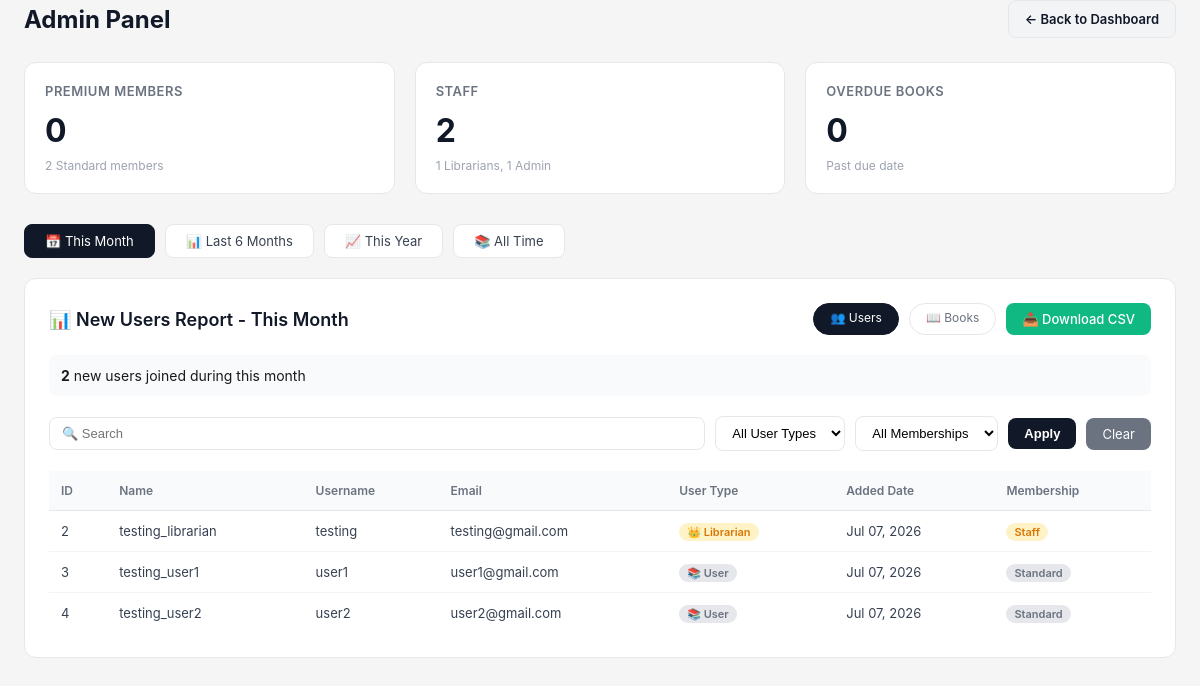
/admin_panel.php (signed in), run on the app's committed database.
### tables this page shows
CREATE TABLE IF NOT EXISTS users (
  id                      INT AUTO_INCREMENT PRIMARY KEY,
  name                    VARCHAR(100)  NOT NULL,
  username                VARCHAR(50)   NOT NULL UNIQUE,
  email                   VARCHAR(100)  NOT NULL UNIQUE,
  password                CHAR(40)      NOT NULL,            
  user_type_id            INT           NOT NULL DEFAULT 2,
  member_since            DATE          DEFAULT NULL,
  membership_type_id      INT           NOT NULL DEFAULT 1,
  membership_start_date   DATETIME      DEFAULT NULL,
  membership_end_date     DATE          DEFAULT NULL,
  email_notif             TINYINT(1)    NOT NULL DEFAULT 1,
  last_login              TIMESTAMP     NULL DEFAULT NULL,
  created_at              TIMESTAMP     DEFAULT CURRENT_TIMESTAMP,
  created_by              INT           DEFAULT NULL,
  updated_at              TIMESTAMP     DEFAULT CURRENT_TIMESTAMP ON UPDATE CURRENT_TIMESTAMP,
  updated_by              INT           DEFAULT NULL,
  FOREIGN KEY (user_type_id) REFERENCES user_type(id) ON DELETE RESTRICT,
  FOREIGN KEY (membership_type_id) REFERENCES membership_type(id) ON DELETE RESTRICT,
  FOREIGN KEY (created_by) REFERENCES users(id) ON DELETE SET NULL,
  FOREIGN KEY (updated_by) REFERENCES users(id) ON DELETE SET NULL
);

### admin_panel.php (the view, shortened to what this page needs)
<?php
require_once __DIR__ . '/db.php';
$period = isset($_GET['period']) ? $_GET['period'] : 'month';
$report_type = isset($_GET['report_type']) ? $_GET['report_type'] : 'users';
$search = isset($_GET['search']) ? $_GET['search'] : '';
$membership_filter = isset($_GET['membership_filter']) ? $_GET['membership_filter'] : '';
$user_type_filter = isset($_GET['user_type_filter']) ? $_GET['user_type_filter'] : '';
$author_filter = isset($_GET['author_filter']) ? $_GET['author_filter'] : '';
$category_filter = isset($_GET['category_filter']) ? $_GET['category_filter'] : '';
$date_ranges = [
    'month' => ['label' => 'This Month', 'sql' => "DATE(created_at) >= DATE_SUB(CURDATE(), INTERVAL 30 DAY)"],
    '6months' => ['label' => 'Last 6 Months', 'sql' => "DATE(created_at) >= DATE_SUB(CURDATE(), INTERVAL 6 MONTH)"],
    'year' => ['label' => 'This Year', 'sql' => "YEAR(created_at) = YEAR(CURDATE())"],
    'all' => ['label' => 'All Time', 'sql' => "1=1"]
];
$current_range = $date_ranges[$period];
$stmt = $pdo->prepare("SELECT COUNT(*) FROM users WHERE user_type_id = 3 AND {$current_range['sql']}");
$stmt->execute();
$new_users = $stmt->fetchColumn();
$stmt = $pdo->prepare("SELECT COUNT(*) FROM books WHERE {$current_range['sql']}");
$stmt->execute();
$new_books = $stmt->fetchColumn();
$stmt = $pdo->query("SELECT COUNT(*) FROM users WHERE user_type_id = 2");
$total_librarians = $stmt->fetchColumn();
$stmt = $pdo->query("SELECT COUNT(*) FROM users WHERE user_type_id = 1");
$total_admins = $stmt->fetchColumn();
$stmt = $pdo->query("SELECT COUNT(*) FROM users WHERE membership_type_id = 2 AND user_type_id = 3");
$premium_users = $stmt->fetchColumn();
$stmt = $pdo->query("SELECT COUNT(*) FROM users WHERE membership_type_id = 1 AND user_type_id = 3");
$standard_users = $stmt->fetchColumn();
$stmt = $pdo->query("SELECT COUNT(*) FROM borrow_requests WHERE book_status_id = 2 AND due_date < CURDATE()");
$overdue_books = $stmt->fetchColumn();
$user_where = "user_type_id IN (2, 3) AND {$current_range['sql']}";
$stmt = $pdo->prepare("
    SELECT id, name, username, email, created_at,
           CASE
               WHEN membership_type_id = 1 THEN 'Standard'
               WHEN membership_type_id = 2 THEN 'Premium'
               WHEN membership_type_id = 3 THEN 'Staff'
               ELSE 'Standard'
           END as membership_type,
           membership_type_id,
           user_type_id
    FROM users
    WHERE $user_where
    ORDER BY id ASC
");
$stmt->execute();
$new_users_list = $stmt->fetchAll(PDO::FETCH_ASSOC);
?>
<!DOCTYPE html>
<html lang="en">
<head>
    <link rel="stylesheet" href="style.css">
</head>
<body>
    <div class="main-content">
        <div style="display: flex; justify-content: space-between; align-items: center; margin-bottom: 24px;">
            <h2 style="font-size: 24px; font-weight: 700; color: #111827;">Admin Panel</h2>
            <a href="librarians_main.php" class="btn btn-secondary" style="width: auto;">← Back to Dashboard</a>
        </div>
        <div class="admin-stats-grid">
            <div class="stat-card-large">
                <div class="stat-title">Premium Members</div>
                <div class="stat-number"><?php echo number_format($premium_users); ?></div>
                <div class="stat-subtitle"><?php echo number_format($standard_users); ?> Standard members</div>
            </div>
            <div class="stat-card-large">
                <div class="stat-title">Staff</div>
                <div class="stat-number"><?php echo number_format($total_librarians + $total_admins); ?></div>
                <div class="stat-subtitle"><?php echo $total_librarians; ?> Librarians, <?php echo $total_admins; ?> Admin</div>
            </div>
            <div class="stat-card-large">
                <div class="stat-title">Overdue Books</div>
                <div class="stat-number"><?php echo number_format($overdue_books); ?></div>
                <div class="stat-subtitle">Past due date</div>
            </div>
        </div>
        <div class="period-buttons">
            <a href="?period=month&report_type=<?php echo $report_type; ?>&search=<?php echo urlencode($search); ?>&membership_filter=<?php echo $membership_filter; ?>&user_type_filter=<?php echo $user_type_filter; ?>&author_filter=<?php echo $author_filter; ?>&category_filter=<?php echo $category_filter; ?>" class="period-btn <?php echo $period == 'month' ? 'active' : ''; ?>">📅 This Month</a>
            <a href="?period=6months&report_type=<?php echo $report_type; ?>&search=<?php echo urlencode($search); ?>&membership_filter=<?php echo $membership_filter; ?>&user_type_filter=<?php echo $user_type_filter; ?>&author_filter=<?php echo $author_filter; ?>&category_filter=<?php echo $category_filter; ?>" class="period-btn <?php echo $period == '6months' ? 'active' : ''; ?>">📊 Last 6 Months</a>
            <a href="?period=year&report_type=<?php echo $report_type; ?>&search=<?php echo urlencode($search); ?>&membership_filter=<?php echo $membership_filter; ?>&user_type_filter=<?php echo $user_type_filter; ?>&author_filter=<?php echo $author_filter; ?>&category_filter=<?php echo $category_filter; ?>" class="period-btn <?php echo $period == 'year' ? 'active' : ''; ?>">📈 This Year</a>
            <a href="?period=all&report_type=<?php echo $report_type; ?>&search=<?php echo urlencode($search); ?>&membership_filter=<?php echo $membership_filter; ?>&user_type_filter=<?php echo $user_type_filter; ?>&author_filter=<?php echo $author_filter; ?>&category_filter=<?php echo $category_filter; ?>" class="period-btn <?php echo $period == 'all' ? 'active' : ''; ?>">📚 All Time</a>
        </div>
        <div class="section-card">
            <div class="section-header">
                <h3>📊 New <?php echo ucfirst($report_type); ?> Report - <?php echo $current_range['label']; ?></h3>
                <div style="display: flex; gap: 10px;">
                    <div class="type-buttons">
                        <a href="?period=<?php echo $period; ?>&report_type=users&search=<?php echo urlencode($search); ?>&membership_filter=<?php echo $membership_filter; ?>&user_type_filter=<?php echo $user_type_filter; ?>" class="type-btn <?php echo $report_type == 'users' ? 'active' : ''; ?>">👥 Users</a>
                        <a href="?period=<?php echo $period; ?>&report_type=books&search=<?php echo urlencode($search); ?>&author_filter=<?php echo $author_filter; ?>&category_filter=<?php echo $category_filter; ?>" class="type-btn <?php echo $report_type == 'books' ? 'active' : ''; ?>">📖 Books</a>
                    </div>
                    <a href="?download=csv&download_period=<?php echo $period; ?>&download_type=<?php echo $report_type; ?>" class="download-btn">
                        📥 Download CSV
                    </a>
                </div>
            </div>
            <div class="stats-summary" style="margin-bottom: 20px; padding: 12px; background: #f9fafb; border-radius: 8px;">
                <?php if ($report_type == 'users'): ?>
                    <strong><?php echo number_format($new_users); ?></strong> new users joined during <?php echo strtolower($current_range['label']); ?>
                <?php else: ?>
                    <strong><?php echo number_format($new_books); ?></strong> new books added during <?php echo strtolower($current_range['label']); ?>
                <?php endif; ?>
            </div>
            <form method="get" class="search-bar">
                <input type="text" name="search" class="search-input" placeholder="🔍 Search" value="<?php echo htmlspecialchars($search); ?>">
                <?php if ($report_type == 'users'): ?>
                    <div class="filter-group">
                        <select name="user_type_filter" class="filter-select">
                            <option value="">All User Types</option>
                        </select>
                        <select name="membership_filter" class="filter-select">
                            <option value="">All Memberships</option>
                        </select>
                    </div>
                <?php endif; ?>
                <button type="submit" class="btn btn-primary" style="width: auto; padding: 8px 16px;">Apply</button>
                <a href="?period=<?php echo $period; ?>&report_type=<?php echo $report_type; ?>" class="clear-btn">Clear</a>
            </form>
            <?php if ($report_type == 'users'): ?>
                <?php if (!empty($new_users_list)): ?>
                    <table class="report-table" id="userTable">
                        <thead>
                            <tr>
                                <th data-type="number">ID</th>
                                <th data-type="string">Name</th>
                                <th data-type="string">Username</th>
                                <th data-type="string">Email</th>
                                <th data-type="string">User Type</th>
                                <th data-type="date">Added Date</th>
                                <th data-type="string">Membership</th>
                            </tr>
                        </thead>
                        <tbody>
                            <?php foreach ($new_users_list as $user): ?>
                                <tr>
                                    <td><?php echo $user['id']; ?></td>
                                    <td><?php echo htmlspecialchars($user['name']); ?></td>
                                    <td><?php echo htmlspecialchars($user['username']); ?></td>
                                    <td><?php echo htmlspecialchars($user['email']); ?></td>
                                    <td>
                                        <?php if ($user['user_type_id'] == 2): ?>
                                            <span class="badge-premium">👑 Librarian</span>
                                        <?php else: ?>
                                            <span class="badge-standard">📚 User</span>
                                        <?php endif; ?>
                                    </td>
                                    <td><?php echo date('M d, Y', strtotime($user['created_at'])); ?></td>
                                    <td>
                                        <?php
                                        $membership_class = 'badge-standard';
                                        $membership_label = $user['membership_type'];
                                        if (isset($user['user_type_id']) && $user['user_type_id'] == 2) {
                                            $membership_class = 'badge-premium';
                                            $membership_label = 'Staff';
                                        } elseif ($user['membership_type'] == 'Premium') {
                                            $membership_class = 'badge-premium';
                                            $membership_label = 'Premium';
                                        } else {
                                            $membership_label = 'Standard';
                                        }
                                        ?>
                                        <span class="<?php echo $membership_class; ?>">
                                            <?php echo $membership_label; ?>
                                        </span>
                                    </td>
                                </tr>
                            <?php endforeach; ?>
                        </tbody>
                    </table>
                <?php else: ?>
                    <div class="empty-state">
                        No new users found during <?php echo strtolower($current_range['label']); ?>.
                    </div>
                <?php endif; ?>
            <?php endif; ?>
        </div>
    </div>
</body>
</html>

### style.css (style rules this page uses)
* { margin: 0; padding: 0; box-sizing: border-box; }
body { font-family: -apple-system, BlinkMacSystemFont, 'Segoe UI', Roboto, sans-serif; background-color: #f5f5f5; color: #1a1a1a; font-size: 14px; min-height: 100vh; }
a { text-decoration: none; color: inherit; }
.main-content { padding: 0 24px 40px 24px; }
.btn { display: inline-block; padding: 9px 16px; border-radius: 8px; font-size: 13px; font-weight: 600; cursor: pointer; border: none; transition: all 0.15s; text-align: center; width: 100%; }
.btn-primary { background: #111827; color: #ffffff; }
.section-card { background: #ffffff; border: 1px solid #e5e7eb; border-radius: 12px; padding: 24px; margin-bottom: 20px; }
.btn { display: inline-flex; align-items: center; justify-content: center; gap: 8px; border-radius: 8px; padding: 10px 16px; font-size: 13px; font-weight: 600; border: none; cursor: pointer; text-decoration: none; }
.btn-secondary { background: #f3f4f6; color: #111827; border: 1px solid #e5e7eb; }
.section-header { display: flex; justify-content: space-between; align-items: center; margin-bottom: 24px; flex-wrap: wrap; gap: 12px; }
.section-card { background: #ffffff; border: 1px solid #e5e7eb; border-radius: 12px; padding: 24px; margin-bottom: 30px; }
.table-card table, .borrow-table, .return-table, .user-table, .report-table, .data-table { width: 100%; border-collapse: collapse; }
.table-card th, .borrow-table th, .return-table th, .user-table th, .report-table th, .data-table th { background: #f3f4f6; border-bottom: 1px solid #e5e7eb; padding: 12px 16px; text-align: left; font-size: 13px; font-weight: 600; color: #374151; }
.table-card td, .borrow-table td, .return_table td, .user-table td, .report-table td, .data-table td { border-bottom: 1px solid #e5e7eb; padding: 12px 16px; font-size: 13px; color: #374151; }
.table-card tr:last-child td, .borrow-table tr:last-child td, .return-table tr:last-child td, .user-table tr:last-child td, .report-table tr:last-child td, .data-table tr:last-child td { border-bottom: none; }

### data on the page
users: id "2", name "testing_librarian", username "testing", email "testing@gmail.com", shows "👑 Librarian", created_at "Jul 07, 2026", user_type "Staff"
users: id "3", name "testing_user1", username "user1", email "user1@gmail.com", shows "📚 User", created_at "Jul 07, 2026", membership_label "Standard"
users: id "4", name "testing_user2", username "user2", email "user2@gmail.com", shows "📚 User", created_at "Jul 07, 2026", membership_label "Standard"

### other printed values
$premium_users "0"
$standard_users "2"
$total_librarians + $total_admins "2"
$total_librarians "1"
$total_admins "1"
$overdue_books "0"
$report_type "Users"
$current_range['label'] "This Month"
$new_users "2"
$current_range['label'] "this month"
